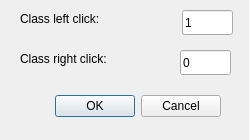
<?xml version="1.0" encoding="UTF-8"?>
<ui version="4.0">
 <class>LayersDialog</class>
 <widget class="QDialog" name="LayersDialog">
  <property name="geometry">
   <rect>
    <x>0</x>
    <y>0</y>
    <width>249</width>
    <height>140</height>
   </rect>
  </property>
  <property name="windowTitle">
   <string>Layers </string>
  </property>
  <widget class="QDialogButtonBox" name="button_box">
   <property name="geometry">
    <rect>
     <x>50</x>
     <y>90</y>
     <width>171</width>
     <height>32</height>
    </rect>
   </property>
   <property name="orientation">
    <enum>Qt::Horizontal</enum>
   </property>
   <property name="standardButtons">
    <set>QDialogButtonBox::Cancel|QDialogButtonBox::Ok</set>
   </property>
  </widget>
  <widget class="QLabel" name="label">
   <property name="geometry">
    <rect>
     <x>20</x>
     <y>10</y>
     <width>111</width>
     <height>17</height>
    </rect>
   </property>
   <property name="text">
    <string>Class left click:</string>
   </property>
  </widget>
  <widget class="QLineEdit" name="lineEdit_left">
   <property name="geometry">
    <rect>
     <x>182</x>
     <y>10</y>
     <width>51</width>
     <height>25</height>
    </rect>
   </property>
   <property name="text">
    <string>1</string>
   </property>
  </widget>
  <widget class="QLabel" name="label_2">
   <property name="geometry">
    <rect>
     <x>20</x>
     <y>50</y>
     <width>111</width>
     <height>17</height>
    </rect>
   </property>
   <property name="text">
    <string>Class right click:</string>
   </property>
  </widget>
  <widget class="QLineEdit" name="lineEdit_right">
   <property name="geometry">
    <rect>
     <x>180</x>
     <y>50</y>
     <width>51</width>
     <height>25</height>
    </rect>
   </property>
   <property name="text">
    <string>0</string>
   </property>
  </widget>
 </widget>
 <resources/>
 <connections>
  <connection>
   <sender>button_box</sender>
   <signal>accepted()</signal>
   <receiver>LayersDialog</receiver>
   <slot>accept()</slot>
   <hints>
    <hint type="sourcelabel">
     <x>20</x>
     <y>20</y>
    </hint>
    <hint type="destinationlabel">
     <x>20</x>
     <y>20</y>
    </hint>
   </hints>
  </connection>
  <connection>
   <sender>button_box</sender>
   <signal>rejected()</signal>
   <receiver>LayersDialog</receiver>
   <slot>reject()</slot>
   <hints>
    <hint type="sourcelabel">
     <x>20</x>
     <y>20</y>
    </hint>
    <hint type="destinationlabel">
     <x>20</x>
     <y>20</y>
    </hint>
   </hints>
  </connection>
 </connections>
</ui>
